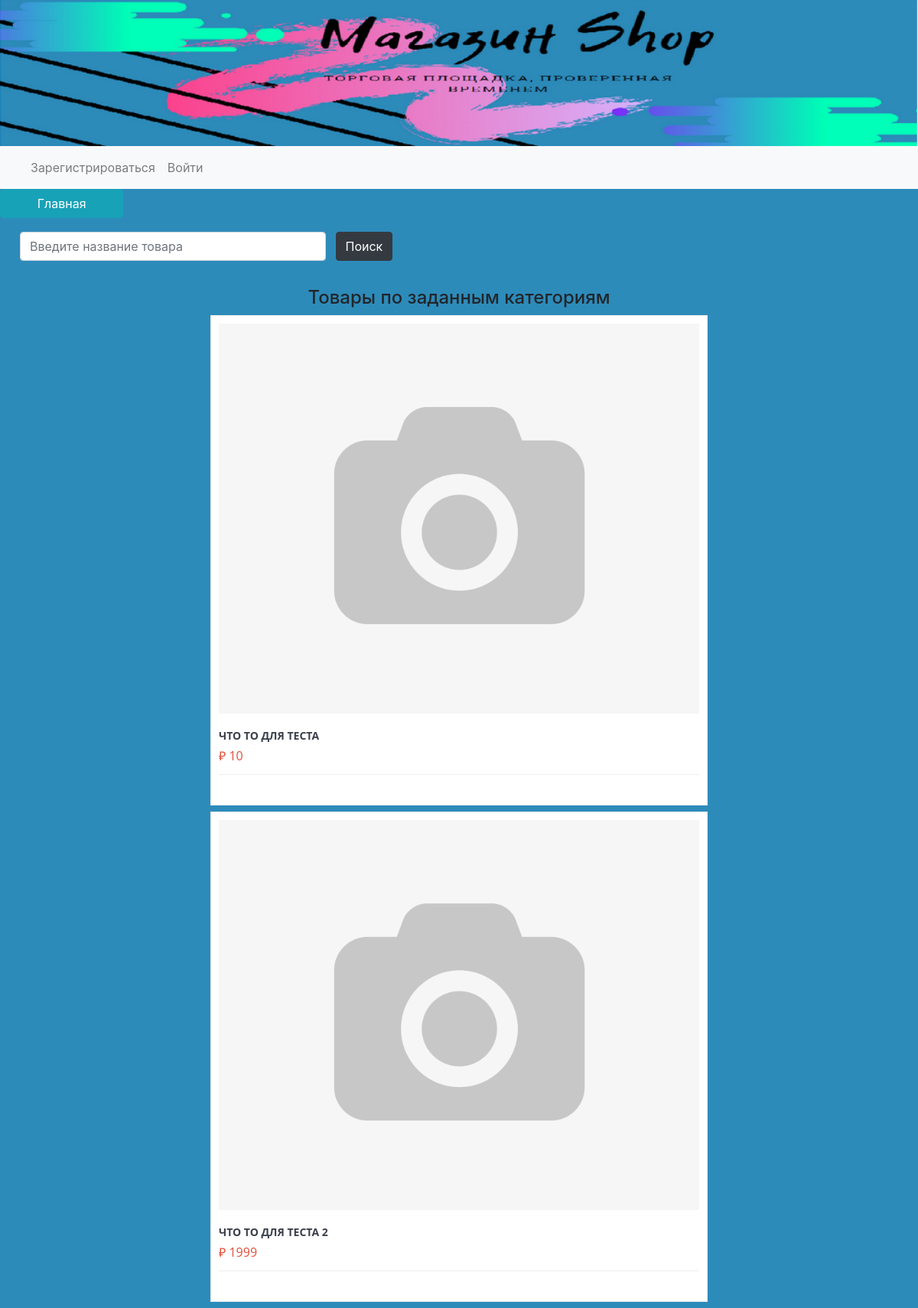
The page / on the database its author committed.
### data/products.py (models this page shows)
class Product(SqlAlchemyBase, UserMixin):
    __tablename__ = 'products'
    id = sqlalchemy.Column(sqlalchemy.Integer,
                           primary_key=True, autoincrement=True)
    img = sqlalchemy.Column(sqlalchemy.Text, nullable=True)
    price = sqlalchemy.Column(sqlalchemy.Integer, nullable=True)
    desc = sqlalchemy.Column(sqlalchemy.String, nullable=True)
    in_stock = sqlalchemy.Column(sqlalchemy.Boolean, nullable=True)
    user_id = sqlalchemy.Column(sqlalchemy.Integer, sqlalchemy.ForeignKey("users.id"))
    modified_date = sqlalchemy.Column(sqlalchemy.DateTime,
                                      default=datetime.datetime.now)
    user = orm.relation('User')

### main.py (the view)
@app.route('/', methods=['GET', 'POST'])
def default():
    req = ''
    if request.method == 'POST':
        req = ''.join(request.form['req'].split()).lower()
    products = []
    str_indexes = []
    db_session.global_init("db/Shop.db")
    db_sess = db_session.create_session()
    for prd in db_sess.query(Product).all():
        if req in ''.join(prd.desc.split()).lower():
            products.append(prd)
            str_indexes.append(str(prd.id))
    return render_template('index.html', prds=products, size=len(products),
                           str_indexes=str_indexes, add_find=True,
                           head='Товары по заданным категориям', sum=0)

### data/db_session.py (called while the page is built, shortened)
def global_init(db_file):
    global __factory
    if __factory:
        return

def create_session() -> Session:
    global __factory
    return __factory()

### templates/index.html (shortened to what this page needs)
{% extends "base.html" %}
{% block content %}
<link rel="stylesheet" href="static/CSS/product.css">
{% if size == 0 %}
<h4 align="center"> Товары не найдены</h4>
{% else %}
<h4 align="center">{{head}}</h4>
{% for prd in prds %}
<div class="product-item">
    <div class="product-img">
        <a href="">
            <img src="{{ prd.img }}" alt=":(">
        </a>
    </div>
    <div class="product-list">
        <h3>{{ prd.desc }}</h3>
        <span class="price">₽ {{ prd.price }}</span>
        <div class="actions">
        </div>
    </div>
</div>
{% endfor %}
{% endif %}
{% endblock %}

### static/CSS/product.css (style rules this page uses)
* { box-sizing: border-box; }
.product-item { width: 650px; margin: 0 auto; padding: 10px 10px 10px 10px; border: 1px solid #eee; background: white; font-family: "Open Sans"; overflow: hidden; transition: .4s linear; }
.product-img { transition: 1s ease-in-out; }
.product-img img { display: block; width: 100%; }
.product-list { margin-top: 15px; }
.product-list h3 { font-weight: 700; color: #39404B; margin: 0; text-transform: uppercase; font-size: 14px; line-height: 2; }
.price { color: #E34D38; display: block; margin-bottom: 12px; }
.actions { border-top: 1px solid #eee; padding-top: 4px; font-size: 13px; height: 30px; line-height: 30px; }
.actions:after { content: ""; display: table; clear: both; }

### templates/base.html (style rules this page uses)
img { width: 100%; }

### rows shown on the page
Product: img (picture), desc "ЧТО ТО ДЛЯ ТЕСТА", price "10"
Product: img (picture), desc "ЧТО ТО ДЛЯ ТЕСТА 2", price "1999"

### other values the page prints
{{ head }} "Товары по заданным категориям"
